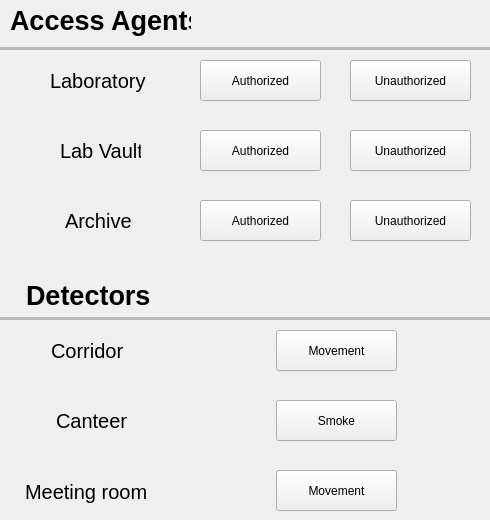
<?xml version="1.0" encoding="UTF-8"?>
<ui version="4.0">
 <class>Simulator</class>
 <widget class="QWidget" name="Simulator">
  <property name="geometry">
   <rect>
    <x>0</x>
    <y>0</y>
    <width>490</width>
    <height>520</height>
   </rect>
  </property>
  <property name="windowTitle">
   <string>Simulator</string>
  </property>
  <widget class="QPushButton" name="facial_Authorized_Try">
   <property name="geometry">
    <rect>
     <x>200</x>
     <y>60</y>
     <width>121</width>
     <height>41</height>
    </rect>
   </property>
   <property name="text">
    <string>Authorized</string>
   </property>
  </widget>
  <widget class="QPushButton" name="facial_Unauthorized_Try">
   <property name="geometry">
    <rect>
     <x>350</x>
     <y>60</y>
     <width>121</width>
     <height>41</height>
    </rect>
   </property>
   <property name="text">
    <string>Unauthorized</string>
   </property>
  </widget>
  <widget class="QPushButton" name="rfid_Authorized_Try">
   <property name="geometry">
    <rect>
     <x>200</x>
     <y>130</y>
     <width>121</width>
     <height>41</height>
    </rect>
   </property>
   <property name="text">
    <string>Authorized</string>
   </property>
  </widget>
  <widget class="QPushButton" name="rfid_Unauthorized_Try">
   <property name="geometry">
    <rect>
     <x>350</x>
     <y>130</y>
     <width>121</width>
     <height>41</height>
    </rect>
   </property>
   <property name="text">
    <string>Unauthorized</string>
   </property>
  </widget>
  <widget class="QPushButton" name="fingerprint_Authorized_Try">
   <property name="geometry">
    <rect>
     <x>200</x>
     <y>200</y>
     <width>121</width>
     <height>41</height>
    </rect>
   </property>
   <property name="text">
    <string>Authorized</string>
   </property>
  </widget>
  <widget class="QPushButton" name="fingerprint_Unauthorized_Try">
   <property name="geometry">
    <rect>
     <x>350</x>
     <y>200</y>
     <width>121</width>
     <height>41</height>
    </rect>
   </property>
   <property name="text">
    <string>Unauthorized</string>
   </property>
  </widget>
  <widget class="QPushButton" name="corridor_Movement_Try">
   <property name="geometry">
    <rect>
     <x>276</x>
     <y>330</y>
     <width>121</width>
     <height>41</height>
    </rect>
   </property>
   <property name="text">
    <string>Movement</string>
   </property>
  </widget>
  <widget class="QPushButton" name="Canteen_Smoke_Try">
   <property name="geometry">
    <rect>
     <x>276</x>
     <y>400</y>
     <width>121</width>
     <height>41</height>
    </rect>
   </property>
   <property name="text">
    <string>Smoke</string>
   </property>
  </widget>
  <widget class="QPushButton" name="meeting_room_Movement_Try">
   <property name="geometry">
    <rect>
     <x>276</x>
     <y>470</y>
     <width>121</width>
     <height>41</height>
    </rect>
   </property>
   <property name="text">
    <string>Movement</string>
   </property>
  </widget>
  <widget class="QLabel" name="label">
   <property name="geometry">
    <rect>
     <x>50</x>
     <y>60</y>
     <width>101</width>
     <height>41</height>
    </rect>
   </property>
   <property name="font">
    <font>
     <pointsize>15</pointsize>
     <bold>false</bold>
    </font>
   </property>
   <property name="text">
    <string>Laboratory</string>
   </property>
  </widget>
  <widget class="QLabel" name="label_2">
   <property name="geometry">
    <rect>
     <x>60</x>
     <y>130</y>
     <width>81</width>
     <height>41</height>
    </rect>
   </property>
   <property name="font">
    <font>
     <pointsize>15</pointsize>
    </font>
   </property>
   <property name="text">
    <string>Lab Vault</string>
   </property>
  </widget>
  <widget class="QLabel" name="label_3">
   <property name="geometry">
    <rect>
     <x>65</x>
     <y>200</y>
     <width>71</width>
     <height>41</height>
    </rect>
   </property>
   <property name="font">
    <font>
     <pointsize>15</pointsize>
     <bold>false</bold>
    </font>
   </property>
   <property name="text">
    <string>Archive</string>
   </property>
  </widget>
  <widget class="QLabel" name="label_4">
   <property name="geometry">
    <rect>
     <x>51</x>
     <y>330</y>
     <width>81</width>
     <height>41</height>
    </rect>
   </property>
   <property name="font">
    <font>
     <pointsize>15</pointsize>
    </font>
   </property>
   <property name="text">
    <string>Corridor</string>
   </property>
  </widget>
  <widget class="QLabel" name="label_5">
   <property name="geometry">
    <rect>
     <x>56</x>
     <y>400</y>
     <width>71</width>
     <height>41</height>
    </rect>
   </property>
   <property name="font">
    <font>
     <pointsize>15</pointsize>
    </font>
   </property>
   <property name="text">
    <string>Canteen</string>
   </property>
  </widget>
  <widget class="QLabel" name="label_6">
   <property name="geometry">
    <rect>
     <x>25</x>
     <y>471</y>
     <width>131</width>
     <height>41</height>
    </rect>
   </property>
   <property name="font">
    <font>
     <pointsize>15</pointsize>
    </font>
   </property>
   <property name="text">
    <string>Meeting room</string>
   </property>
  </widget>
  <widget class="Line" name="line">
   <property name="geometry">
    <rect>
     <x>0</x>
     <y>310</y>
     <width>490</width>
     <height>16</height>
    </rect>
   </property>
   <property name="frameShadow">
    <enum>QFrame::Shadow::Sunken</enum>
   </property>
   <property name="lineWidth">
    <number>0</number>
   </property>
   <property name="midLineWidth">
    <number>3</number>
   </property>
   <property name="orientation">
    <enum>Qt::Orientation::Horizontal</enum>
   </property>
  </widget>
  <widget class="Line" name="line_2">
   <property name="geometry">
    <rect>
     <x>0</x>
     <y>40</y>
     <width>490</width>
     <height>16</height>
    </rect>
   </property>
   <property name="frameShadow">
    <enum>QFrame::Shadow::Sunken</enum>
   </property>
   <property name="lineWidth">
    <number>0</number>
   </property>
   <property name="midLineWidth">
    <number>3</number>
   </property>
   <property name="orientation">
    <enum>Qt::Orientation::Horizontal</enum>
   </property>
  </widget>
  <widget class="QLabel" name="label_7">
   <property name="geometry">
    <rect>
     <x>26</x>
     <y>280</y>
     <width>131</width>
     <height>31</height>
    </rect>
   </property>
   <property name="font">
    <font>
     <pointsize>20</pointsize>
     <bold>true</bold>
    </font>
   </property>
   <property name="text">
    <string>Detectors</string>
   </property>
  </widget>
  <widget class="QLabel" name="label_8">
   <property name="geometry">
    <rect>
     <x>10</x>
     <y>0</y>
     <width>181</width>
     <height>41</height>
    </rect>
   </property>
   <property name="font">
    <font>
     <pointsize>20</pointsize>
     <bold>true</bold>
    </font>
   </property>
   <property name="text">
    <string>Access Agents</string>
   </property>
  </widget>
 </widget>
 <resources/>
 <connections/>
</ui>
